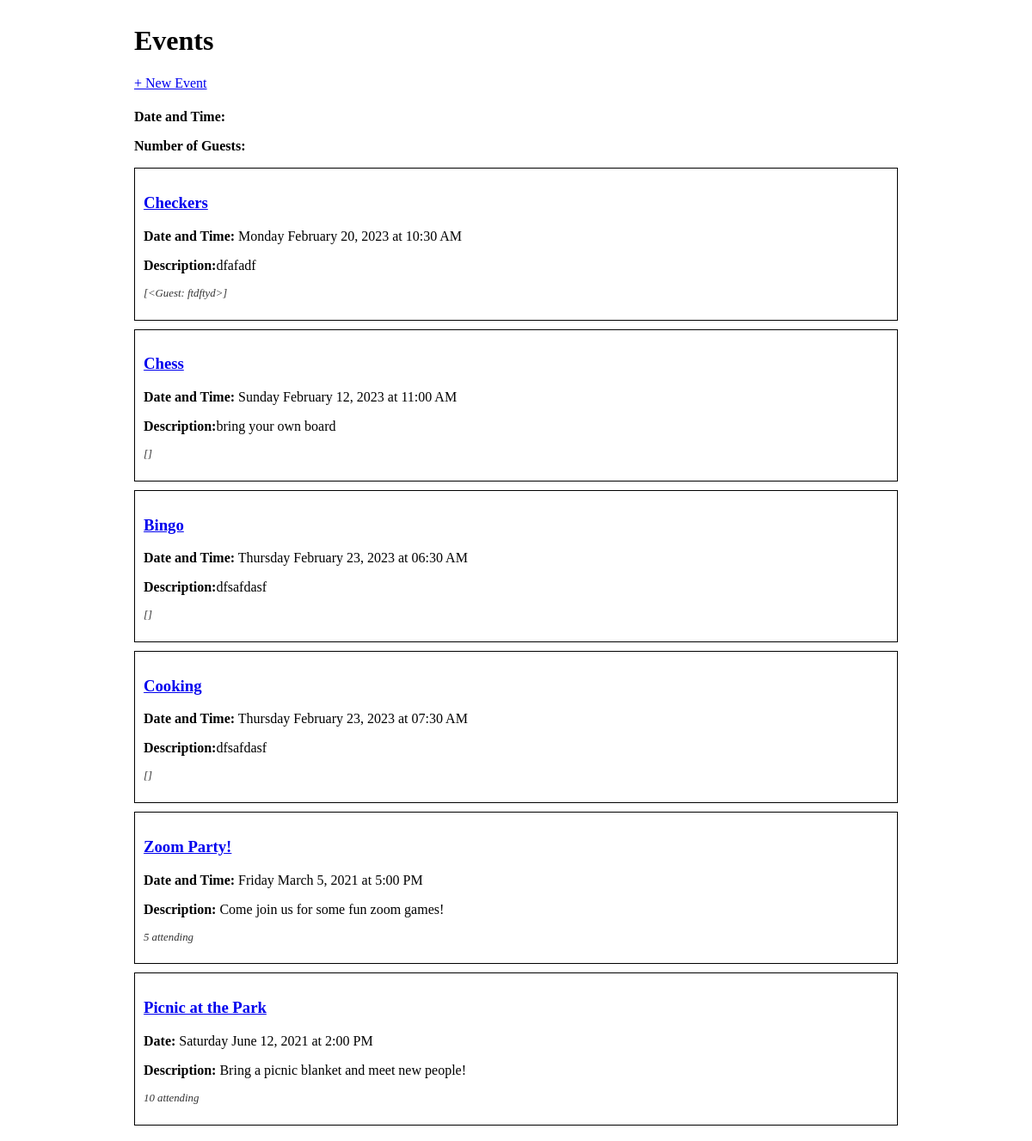
The page / on the database its author committed.
### events_app/models.py (models this page shows, shortened)
class Event(db.Model):
    __tablename__ = 'event'
    id = db.Column(db.Integer, primary_key=True)
    title = db.Column(db.String(80))
    description = db.Column(db.String(300))
    date_and_time = db.Column(db.DateTime)
    guests = db.relationship("Guest", secondary='event_guest', back_populates="events_attending")

class Guest(db.Model):
    __tablename__ = 'guest'
    id = db.Column(db.Integer, primary_key=True)
    name = db.Column(db.String(80))
    email = db.Column(db.String(80))
    phone = db.Column(db.String(20))
    events_attending = db.relationship("Event", secondary='event_guest', back_populates="guests")
    def __repr__(self):
        return f'<Guest: {self.name}>'

### events_app/routes.py (the view)
@main.route('/')
def index():
    events_data = Event.query.all()
    return render_template('index.html', events_data=events_data)

### events_app/templates/index.html (shortened to what this page needs)
{% extends 'base.html' %}
{% block content %}
<h1>Events</h1>
<a href="/create">+ New Event</a>
<p><strong>Date and Time:</strong>{{self.date_and_time}}</p>
<p><strong>Number of Guests:</strong>{{self.guests}}</p>
{% for event in events_data %}
    <div class="event-container">
        <h3><a href="/event/{{event.id}}">{{event.title}}</a></h3>
        <p><strong>Date and Time:</strong>{{ event.date_and_time.strftime(' %A %B %d, %Y at %H:%M %p') }}</p>
        <p><strong>Description:</strong>{{event.description}}</p>
        <p class="small-text">
            {{ event.guests }}
        </p>
    </div>
{% endfor %}
<div class="event-container">
    <h3><a href="/event/1">Zoom Party!</a></h3>
    <p><strong>Date and Time:</strong> Friday March 5, 2021 at 5:00 PM</p>
    <p><strong>Description:</strong> Come join us for some fun zoom games!</p>
    <p class="small-text">
        5 attending
    </p>
</div>
<div class="event-container">
    <h3><a href="/event/2">Picnic at the Park</a></h3>
    <p><strong>Date:</strong> Saturday June 12, 2021 at 2:00 PM</p>
    <p><strong>Description:</strong> Bring a picnic blanket and meet new people!</p>
    <p class="small-text">
        10 attending
    </p>
</div>
{% endblock %}

### events_app/static/style.css (style rules this page uses)
body { display: flex; justify-content: center; }
.event-container { border: 1px solid #000; margin: 10px 0; padding: 10px; }
.small-text { font-size: 0.8em; color: #333; font-style: italic; }

### rows shown on the page
Event: title "Checkers", date_and_time "Monday February 20, 2023 at 10:30 AM", description "dfafadf", guests "[<Guest: ftdftyd>]"
Event: title "Chess", date_and_time "Sunday February 12, 2023 at 11:00 AM", description "bring your own board", guests "[]"
Event: title "Bingo", date_and_time "Thursday February 23, 2023 at 06:30 AM", description "dfsafdasf", guests "[]"
Event: title "Cooking", date_and_time "Thursday February 23, 2023 at 07:30 AM", description "dfsafdasf", guests "[]"
